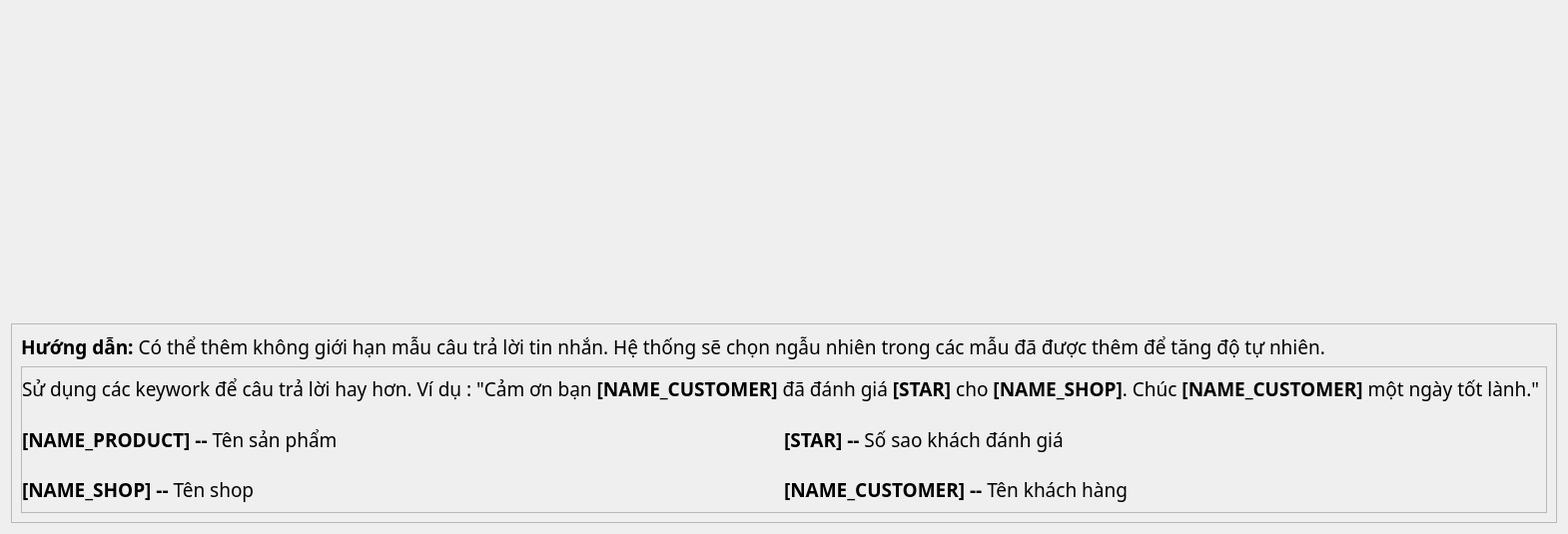
                             <widget class="QWidget" name="scrollAreaWidgetContentsFourStar">
                              <property name="geometry">
                               <rect>
                                <x>0</x>
                                <y>0</y>
                                <width>1184</width>
                                <height>535</height>
                               </rect>
                              </property>
                              <layout class="QVBoxLayout" name="verticalLayout_35">
                               <item alignment="Qt::AlignTop">
                                <widget class="QFrame" name="frameFourStar_obj">
                                 <property name="minimumSize">
                                  <size>
                                   <width>0</width>
                                   <height>0</height>
                                  </size>
                                 </property>
                                 <property name="frameShape">
                                  <enum>QFrame::NoFrame</enum>
                                 </property>
                                 <property name="frameShadow">
                                  <enum>QFrame::Raised</enum>
                                 </property>
                                 <layout class="QVBoxLayout" name="frameFourStar">
                                  <property name="leftMargin">
                                   <number>0</number>
                                  </property>
                                  <property name="topMargin">
                                   <number>24</number>
                                  </property>
                                  <property name="rightMargin">
                                   <number>0</number>
                                  </property>
                                  <property name="bottomMargin">
                                   <number>24</number>
                                  </property>
                                 </layout>
                                </widget>
                               </item>
                               <item>
                                <widget class="QFrame" name="frame_30">
                                 <property name="sizePolicy">
                                  <sizepolicy hsizetype="Preferred" vsizetype="Maximum">
                                   <horstretch>0</horstretch>
                                   <verstretch>0</verstretch>
                                  </sizepolicy>
                                 </property>
                                 <property name="minimumSize">
                                  <size>
                                   <width>0</width>
                                   <height>200</height>
                                  </size>
                                 </property>
                                 <property name="frameShape">
                                  <enum>QFrame::StyledPanel</enum>
                                 </property>
                                 <property name="frameShadow">
                                  <enum>QFrame::Raised</enum>
                                 </property>
                                 <layout class="QVBoxLayout" name="verticalLayout_43">
                                  <item>
                                   <widget class="QLabel" name="label_169">
                                    <property name="sizePolicy">
                                     <sizepolicy hsizetype="Maximum" vsizetype="Maximum">
                                      <horstretch>0</horstretch>
                                      <verstretch>0</verstretch>
                                     </sizepolicy>
                                    </property>
                                    <property name="font">
                                     <font>
                                      <family>Nunito</family>
                                      <pointsize>14</pointsize>
                                      <weight>50</weight>
                                      <italic>false</italic>
                                      <bold>false</bold>
                                     </font>
                                    </property>
                                    <property name="text">
                                     <string>&lt;html&gt;&lt;head/&gt;&lt;body&gt;&lt;p&gt;&lt;span style=&quot; font-weight:700;&quot;&gt;Hướng dẫn:&lt;/span&gt; Có thể thêm không giới hạn mẫu câu trả lời tin nhắn. Hệ thống sẽ chọn ngẫu nhiên trong các mẫu đã được thêm để tăng độ tự nhiên.&lt;/p&gt;&lt;/body&gt;&lt;/html&gt;</string>
                                    </property>
                                   </widget>
                                  </item>
                                  <item>
                                   <widget class="QFrame" name="frame_31">
                                    <property name="minimumSize">
                                     <size>
                                      <width>0</width>
                                      <height>50</height>
                                     </size>
                                    </property>
                                    <property name="frameShape">
                                     <enum>QFrame::StyledPanel</enum>
                                    </property>
                                    <property name="frameShadow">
                                     <enum>QFrame::Raised</enum>
                                    </property>
                                    <layout class="QGridLayout" name="gridLayout_17">
                                     <property name="leftMargin">
                                      <number>0</number>
                                     </property>
                                     <property name="topMargin">
                                      <number>0</number>
                                     </property>
                                     <property name="rightMargin">
                                      <number>0</number>
                                     </property>
                                     <property name="bottomMargin">
                                      <number>0</number>
                                     </property>
                                     <item row="1" column="0">
                                      <widget class="QLabel" name="label_170">
                                       <property name="font">
                                        <font>
                                         <family>Nunito</family>
                                         <pointsize>14</pointsize>
                                         <weight>50</weight>
                                         <italic>false</italic>
                                         <bold>false</bold>
                                        </font>
                                       </property>
                                       <property name="text">
                                        <string>&lt;html&gt;&lt;head/&gt;&lt;body&gt;&lt;p&gt;&lt;span style=&quot; font-weight:700;&quot;&gt;[NAME_PRODUCT] --&lt;/span&gt; Tên sản phẩm&lt;/p&gt;&lt;/body&gt;&lt;/html&gt;</string>
                                       </property>
                                      </widget>
                                     </item>
                                     <item row="2" column="0">
                                      <widget class="QLabel" name="label_171">
                                       <property name="font">
                                        <font>
                                         <family>Nunito</family>
                                         <pointsize>14</pointsize>
                                         <weight>50</weight>
                                         <italic>false</italic>
                                         <bold>false</bold>
                                        </font>
                                       </property>
                                       <property name="text">
                                        <string>&lt;html&gt;&lt;head/&gt;&lt;body&gt;&lt;p&gt;&lt;span style=&quot; font-weight:700;&quot;&gt;[NAME_SHOP] -- &lt;/span&gt;Tên shop &lt;/p&gt;&lt;/body&gt;&lt;/html&gt;</string>
                                       </property>
                                      </widget>
                                     </item>
                                     <item row="2" column="1">
                                      <widget class="QLabel" name="label_172">
                                       <property name="font">
                                        <font>
                                         <family>Nunito</family>
                                         <pointsize>14</pointsize>
                                         <weight>50</weight>
                                         <italic>false</italic>
                                         <bold>false</bold>
                                        </font>
                                       </property>
                                       <property name="text">
                                        <string>&lt;html&gt;&lt;head/&gt;&lt;body&gt;&lt;p&gt;&lt;span style=&quot; font-weight:700;&quot;&gt;[NAME_CUSTOMER] -- &lt;/span&gt;Tên khách hàng &lt;/p&gt;&lt;/body&gt;&lt;/html&gt;</string>
                                       </property>
                                      </widget>
                                     </item>
                                     <item row="1" column="1" colspan="2">
                                      <widget class="QLabel" name="label_173">
                                       <property name="font">
                                        <font>
                                         <family>Nunito</family>
                                         <pointsize>14</pointsize>
                                         <weight>50</weight>
                                         <italic>false</italic>
                                         <bold>false</bold>
                                        </font>
                                       </property>
                                       <property name="text">
                                        <string>&lt;html&gt;&lt;head/&gt;&lt;body&gt;&lt;p&gt;&lt;span style=&quot; font-weight:700;&quot;&gt;[STAR] -- &lt;/span&gt;Số sao khách đánh giá &lt;/p&gt;&lt;/body&gt;&lt;/html&gt;</string>
                                       </property>
                                      </widget>
                                     </item>
                                     <item row="0" column="0" colspan="2">
                                      <widget class="QLabel" name="label_174">
                                       <property name="sizePolicy">
                                        <sizepolicy hsizetype="Maximum" vsizetype="Preferred">
                                         <horstretch>0</horstretch>
                                         <verstretch>0</verstretch>
                                        </sizepolicy>
                                       </property>
                                       <property name="font">
                                        <font>
                                         <family>Nunito</family>
                                         <pointsize>14</pointsize>
                                         <weight>50</weight>
                                         <italic>false</italic>
                                         <bold>false</bold>
                                        </font>
                                       </property>
                                       <property name="text">
                                        <string>&lt;html&gt;&lt;head/&gt;&lt;body&gt;&lt;p&gt;Sử dụng các keywork để câu trả lời hay hơn. Ví dụ : &amp;quot;Cảm ơn bạn &lt;span style=&quot; font-weight:700;&quot;&gt;[NAME_CUSTOMER]&lt;/span&gt; đã đánh giá &lt;span style=&quot; font-weight:700;&quot;&gt;[STAR]&lt;/span&gt; cho &lt;span style=&quot; font-weight:700;&quot;&gt;[NAME_SHOP]&lt;/span&gt;. Chúc &lt;span style=&quot; font-weight:700;&quot;&gt;[NAME_CUSTOMER]&lt;/span&gt; một ngày tốt lành.&amp;quot;&lt;/p&gt;&lt;/body&gt;&lt;/html&gt;</string>
                                       </property>
                                      </widget>
                                     </item>
                                    </layout>
                                   </widget>
                                  </item>
                                 </layout>
                                </widget>
                               </item>
                              </layout>
                             </widget>
